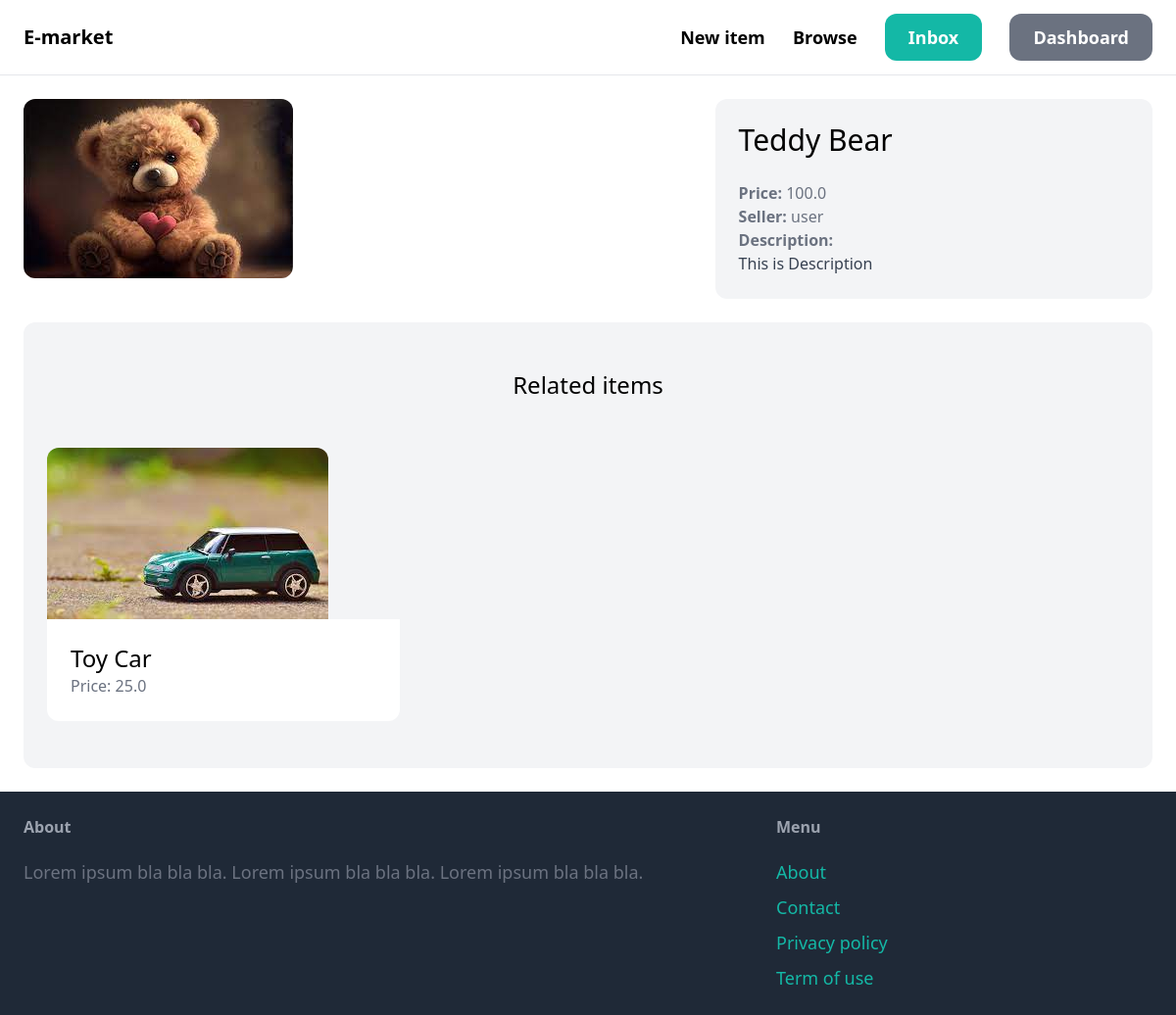
Screenshot of /items/1/ (signed in) with the database file from the repository.
### item/models.py (models this page shows, shortened)
class Item(models.Model):
    category = models.ForeignKey(CategoryModel, related_name='items', on_delete=models.CASCADE)
    name = models.CharField(max_length=255)
    description = models.TextField(blank=True,null=True)
    price = models.FloatField()
    image = models.ImageField(upload_to='item_images', blank=True, null=True)
    is_sold = models.BooleanField(default=False)
    created_by = models.ForeignKey(User,related_name='items',on_delete=models.CASCADE)
    created_at = models.DateField(auto_now_add=True)
    class Meta:
        verbose_name_plural = 'Items'

### item/views.py (the view)
# urls.py: path('<int:pk>/',views.detail, name='detail')
def detail(request,pk):
    item = get_object_or_404(Item,pk=pk)
    related_items = Item.objects.filter(category=item.category,is_sold=False).exclude(pk=pk)[0:3]
    return render(request,'item/detail.html',{
        'item':item,
        'related_items':related_items
        })

### item/templates/item/detail.html (shortened to what this page needs)
{% extends 'core/base.html' %}
{% block content %}
<div class="grid grid-cols-5 gap-6">
    <div class="col-span-3">
        <img src="{{ item.image.url }}" class="rounded-xl">
    </div>
    <div class="col-span-2 p-6 bg-gray-100 rounded-xl">
        <h1 class="mb-6 text-3xl">{{ item.name }}</h1>
        <p class="text-gray-500"><strong>Price: </strong>{{ item.price }}</p>
        <p class="text-gray-500"><strong>Seller: </strong>{{ item.created_by.username }}</p>
        {% if item.description %}
            <p class="text-gray-700">
                <strong class="text-gray-500">Description:</strong><br>
                {{ item.description }}
            </p>
        {% endif %}
    </div>
</div>
<div class="mt-6 px-6 py-12 bg-gray-100 rounded-xl">
    <h2 class="mb-12 text-2xl text-center">Related items</h2>
    <div class="grid grid-cols-3 gap-3">
        {% for item in related_items %}
            <div>
                <a href="{% url 'item:detail' item.id %}">
                    <div>
                        <img src="{{ item.image.url }}" class="rounded-t-xl">
                    </div>
                    <div class="p-6 bg-white rounded-b-xl">
                        <h2 class="text-2xl">{{ item.name }}</h2>
                        <p class="text-gray-500">Price: {{ item.price }}</p>
                    </div>
                </a>
            </div>
        {% endfor %}
    </div>
</div>
{% endblock content %}

### rows the page displays
Item: image (picture), name "Teddy Bear", price "100.0", created_by.username "user", description "This is Description"
Item: image (picture), name "Toy Car", price "25.0"
